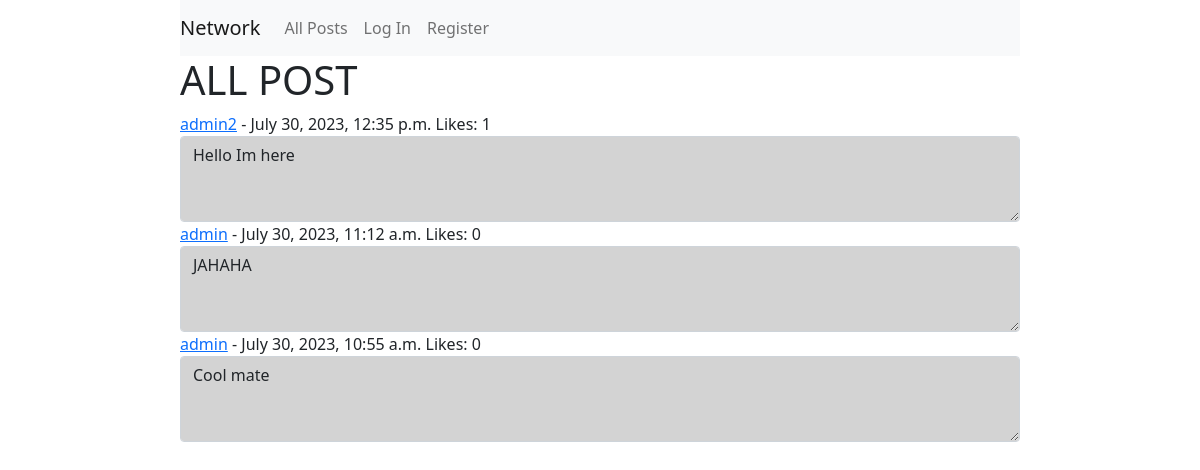
The app's page /, older data.
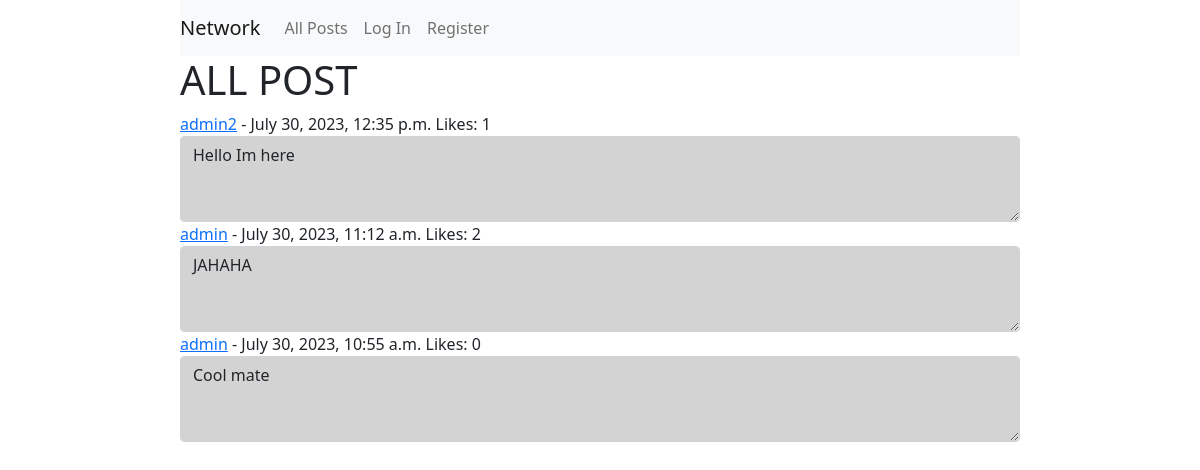
The same page, newer data.
### network/models.py (models this page shows, shortened)
class Post(models.Model):
    content = models.TextField(max_length=600)
    author = models.ForeignKey(User, on_delete=models.CASCADE)
    timestamp = models.DateTimeField(auto_now_add=True)
    likes = models.IntegerField(default=0)

class User(AbstractUser):
    pass

### network/views.py (the view)
# urls.py: path("", views.index, name="index"),
def index(request):
    all_posts = Post.objects.all().order_by("-timestamp")
    paginator = Paginator(all_posts, 10)
    page_number = request.GET.get('p')
    posts = paginator.get_page(page_number)
    likes = Like.objects.all()
    liked = []
    for like in likes:
        if like.user.id == request.user.id:
            liked.append(like.post.id)
    like = []
    for post in posts:
        like_on_post = Like.objects.filter(post=post).count()
        post.likes = like_on_post
        post.save()
    return render(request, "network/index.html",{
        "posts": posts,
        "liked": liked
    })

### network/templates/network/index.html (shortened to what this page needs)
{% extends "network/layout.html" %} {% block body %}
<h1>ALL POST</h1>
<div>
  {% for post in posts %}
  <div>
    <label for="post-content"> <a href="{% url 'profile' post.author.id %}">{{post.author}}</a> - {{post.timestamp}}</label>
    <span id="numbers_of_like_{{post.id}}">Likes: {{post.likes}}</span>
    <textarea
      name="post-content"
      style="background-color: lightgray"
      class="form-control"
      id="post-content-{{post.id}}"
      rows="3"
      readonly>{{post.content}}</textarea>
  </div>
</div>
{% endfor %}
<nav
  aria-label="Page navigation example"
  class="d-flex justify-content-center mt-2"
>
</nav>
{% endblock %}

Row changes from the older to the newer data that the page shows:
changed Post "July 30, 2023, 11:12 a.m.": likes "0" → "2"
